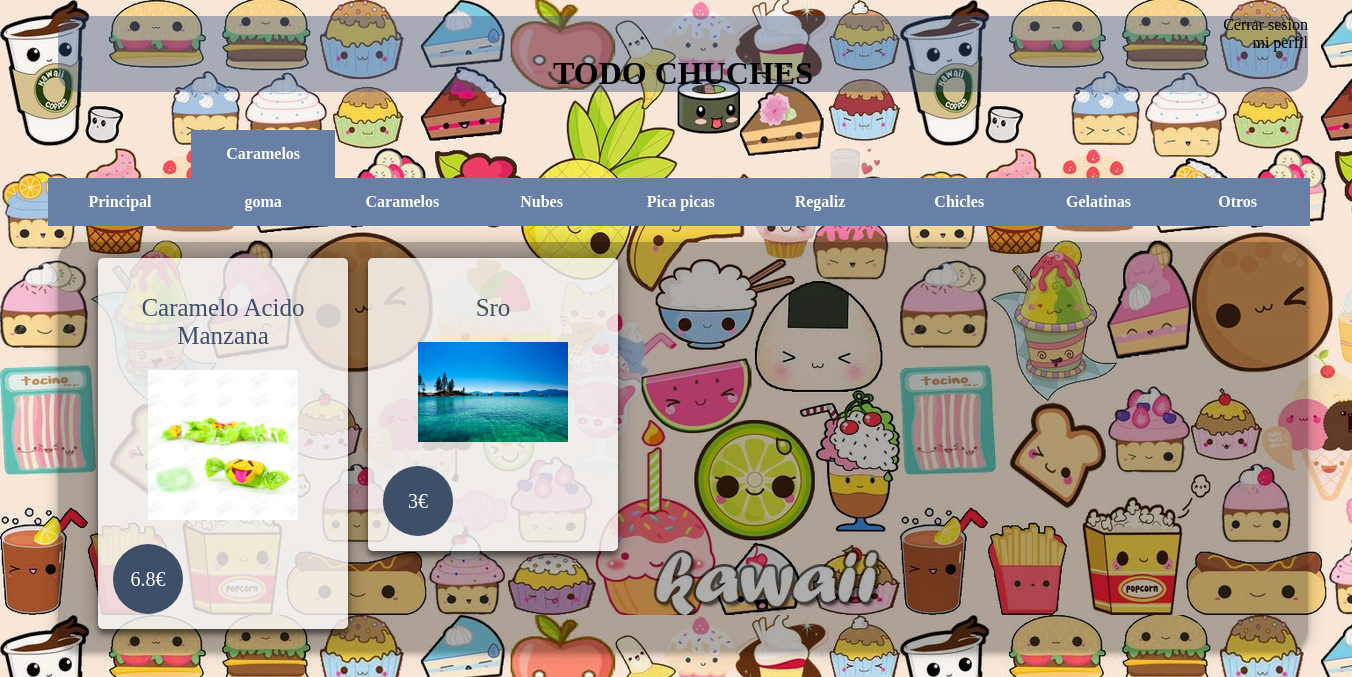
The page /tienda_chuches/cliente/categorias/categoria1.php?idcat=2 (signed in) on the database as committed earlier.
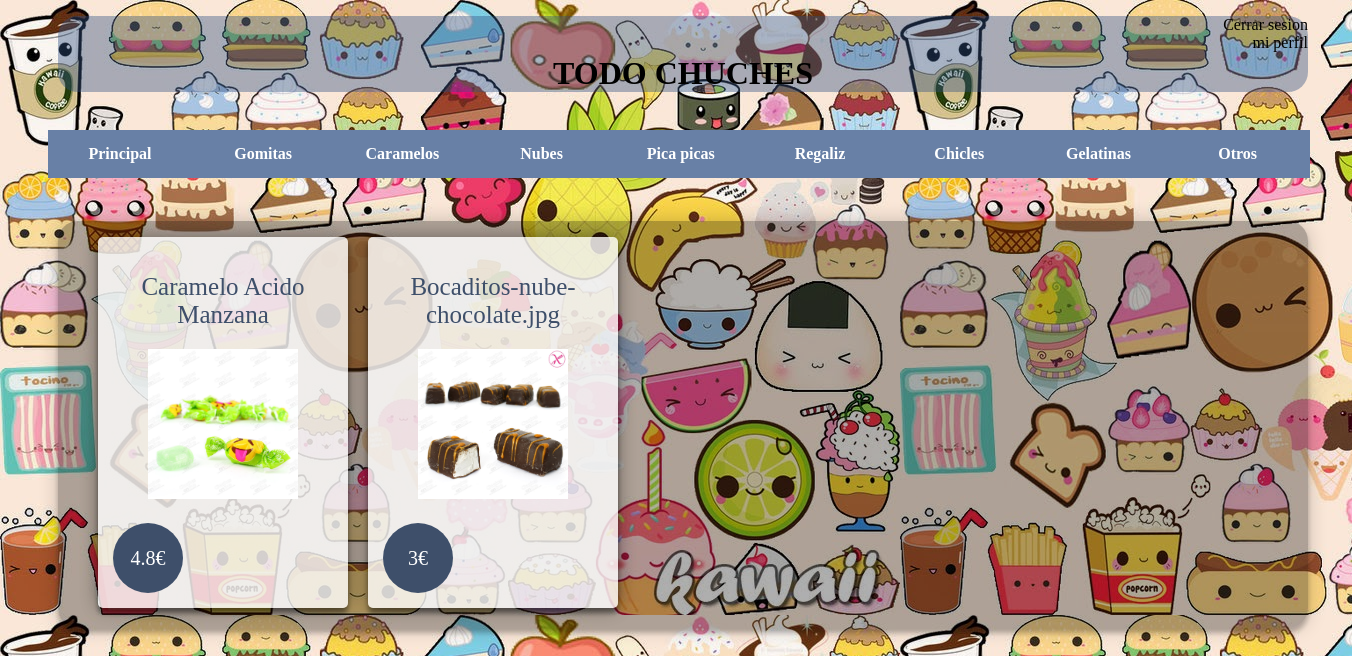
The same page on the database as committed later.
### tables this page shows
CREATE TABLE `categoria` (
  `id_categoria` int(10) NOT NULL,
  `nombre_cat` varchar(50) NOT NULL
);

CREATE TABLE `chuches` (
  `id_chuche` int(10) NOT NULL,
  `id_categoria` int(10) NOT NULL,
  `nombre_chu` varchar(50) NOT NULL,
  `descripcion` varchar(500) DEFAULT NULL,
  `img_chu` varchar(150) DEFAULT NULL,
  `precio` double NOT NULL
);

### tienda_chuches/cliente/menu.php (the view, shortened to what this page needs)
<!DOCTYPE html>
<html lang="">
<head>
</head>
<body>
<?php
if (isset($_SESSION["user"])) {
$connection = new mysqli("localhost", "root", "3546", "tienda_chuches");
?>
<div id="cuerpo">
<p><a id="salir" href='../../salir.php' >Cerrar sesion</a></p>
<?php
echo"<br><a id='perfil' href='perfil.php'>mi perfil</a>";
?>
<h1>TODO CHUCHES</h1>
</div>
  <nav class="princ">
  <ul id="first_level">
    <li class="menup"><a href="principal.php" data-title='Principal'>Principal</a></li>
<?php
$consulta= "SELECT * FROM categoria";
if ($result = $connection->query($consulta)) {
      while($obj = $result->fetch_object()) {
        echo "<li class='menu'><a href='categoria1.php?idcat=$obj->id_categoria' data-title='$obj->nombre_cat'>".$obj->nombre_cat."</a></li>";
        }
      ?>
    </ul>
    </nav>
  <?php
}
} else {
  session_destroy();
  header("Location: ../login.php");
}
?>
</body>
</html>

### tienda_chuches/cliente/categorias/categoria1.php (shortened to what this page needs)
<!DOCTYPE html>
<html lang="">
<head>
  <link rel="stylesheet" type="text/css" href="../menu.css">
  <link rel="stylesheet" type="text/css" href="categoria.css">
</head>
<body>
<?php
  if (isset($_SESSION["user"])) {
    include_once("../menu.php");
    $connection = new mysqli("localhost", "root", "3546", "tienda_chuches");
    $consulta="SELECT * from chuches inner join
     categoria on categoria.id_categoria=chuches.id_categoria where categoria.id_categoria=".$_GET['idcat'];
    if ($result = $connection->query($consulta)) {
    }else {
          echo "Error: ". $sql ."<br>". mysqli_error($connection);
    }
    echo" <div class='login1'>
      <div id='login2'>";
          while($obj = $result->fetch_object()) {
            echo "<ul class='plans'><a href='descripcion.php?id=$obj->id_chuche'>";
            echo"<li class='plan'>";
            echo"<ul class='planContainer'>";
            echo "<li class='title'><h2>".ucwords(strtolower($obj->nombre_chu))."</h2></li>";
            echo '<li><img src="'.$obj->img_chu.'"/></li>';
            echo "<li class='price'><p>".$obj->precio."€ </p></li>";
            echo"</ul>";
            echo"</li>";
            echo"</a></ul>";
  }
  echo" </div>";
    echo" </div>";
  } else {
    session_destroy();
    header("Location: ../../login.php");
  }
 ?>
</body>
</html>

Rows that differ between the two databases and show on the page:
removed chuches: nombre_chu "Sro", img_chu (picture), precio "3"
changed categoria: nombre_cat "Caramelos goma" → "Gomitas"
changed chuches "Caramelo Acido Manzana": precio "6.8" → "4.8"
added chuches: nombre_chu "Bocaditos-nube-chocolate.jpg", img_chu (picture), precio "3"
